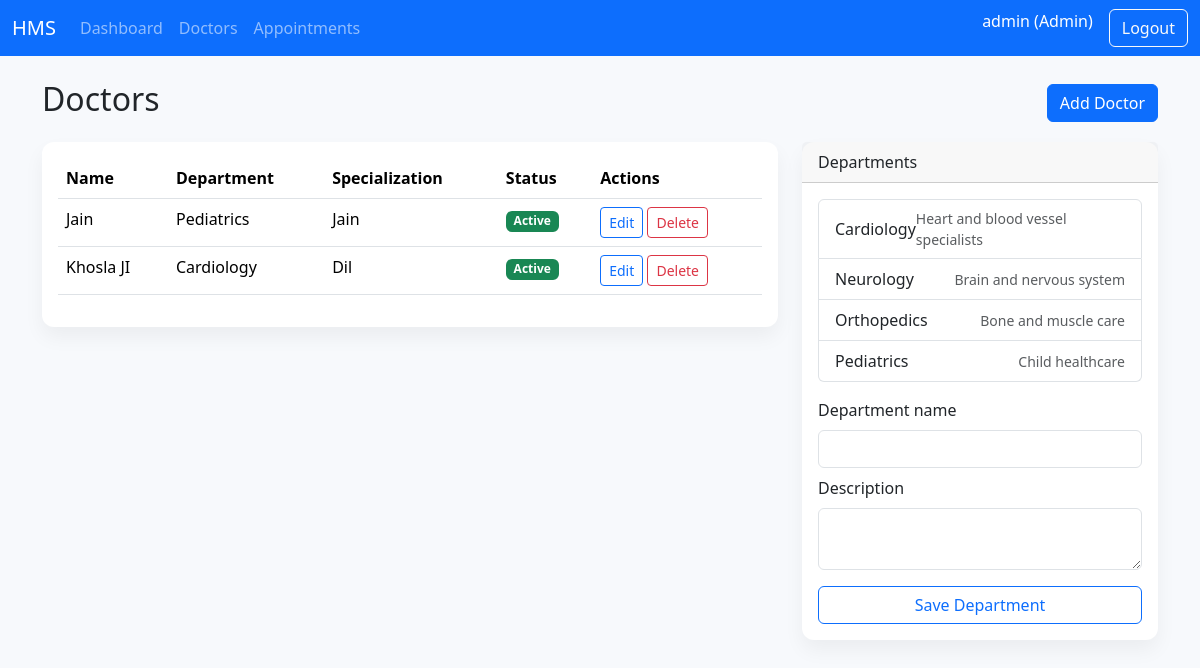
Page /admin/doctors (signed in) on the committed database.
### tables this page shows
CREATE TABLE users (
                id INTEGER PRIMARY KEY AUTOINCREMENT,
                username TEXT UNIQUE NOT NULL,
                email TEXT UNIQUE NOT NULL,
                password_hash TEXT NOT NULL,
                role TEXT NOT NULL CHECK (role IN ('admin','doctor','patient'))
            );

CREATE TABLE doctors (
                id INTEGER PRIMARY KEY AUTOINCREMENT,
                user_id INTEGER UNIQUE NOT NULL,
                full_name TEXT NOT NULL,
                department_id INTEGER,
                specialization TEXT NOT NULL,
                availability TEXT DEFAULT '',
                is_blacklisted INTEGER DEFAULT 0,
                FOREIGN KEY (user_id) REFERENCES users(id),
                FOREIGN KEY (department_id) REFERENCES departments(id)
            );

CREATE TABLE departments (
                id INTEGER PRIMARY KEY AUTOINCREMENT,
                name TEXT UNIQUE NOT NULL,
                description TEXT
            );

### admin_routes.py (the view, shortened to what this page needs)
@admin_bp.route("/doctors", methods=["GET", "POST"])
@login_required
@role_required("admin")
def doctors():
    conn = get_db()
    doctors = conn.execute(
        """
        SELECT d.*, u.email, dept.name AS department_name
        FROM doctors d
        JOIN users u ON d.user_id = u.id
        LEFT JOIN departments dept ON d.department_id = dept.id
        ORDER BY d.full_name
        """
    ).fetchall()
    departments = conn.execute("SELECT * FROM departments ORDER BY name").fetchall()
    return render_template(
        "admin/doctors.html", doctors=doctors, departments=departments
    )

### database.py (called while the page is built)
def get_db():
    if "db" not in g:
        db_path = current_app.config["DATABASE"]
        g.db = sqlite3.connect(db_path)
        g.db.row_factory = sqlite3.Row
    return g.db

### models.py (called while the page is built)
def fetch_user_by_id(user_id):
    conn = get_db()
    user = conn.execute("SELECT * FROM users WHERE id = ?", (user_id,)).fetchone()
    return user

### utils.py (called while the page is built)
def role_required(role):
    def decorator(func):
        @wraps(func)
        def wrapper(*args, **kwargs):
            if not current_user.is_authenticated:
                flash("Please log in to continue.", "warning")
                return redirect(url_for("auth.login"))
            if current_user.role != role:
                flash("Unauthorized access.", "danger")
                return redirect(url_for(f"{current_user.role}.dashboard"))
            return func(*args, **kwargs)
        return wrapper
    return decorator

### templates/admin/doctors.html (shortened to what this page needs)
{% extends "base.html" %}
{% block content %}
<div class="d-flex justify-content-between align-items-center mb-3">
  <h2>Doctors</h2>
  <div>
    <a class="btn btn-primary" href="{{ url_for('admin.add_doctor') }}">Add Doctor</a>
  </div>
</div>
<div class="row g-4">
  <div class="col-lg-8">
    <div class="card">
      <div class="card-body">
        <div class="table-responsive">
          <table class="table table-hover">
            <thead>
              <tr>
                <th>Name</th>
                <th>Department</th>
                <th>Specialization</th>
                <th>Status</th>
                <th>Actions</th>
              </tr>
            </thead>
            <tbody>
              {% for doctor in doctors %}
                <tr>
                  <td>{{ doctor['full_name'] }}</td>
                  <td>{{ doctor['department_name'] or '-' }}</td>
                  <td>{{ doctor['specialization'] }}</td>
                  <td>
                    {% if doctor['is_blacklisted'] %}
                      <span class="badge text-bg-danger">Blacklisted</span>
                    {% else %}
                      <span class="badge text-bg-success">Active</span>
                    {% endif %}
                  </td>
                  <td>
                    <a class="btn btn-sm btn-outline-primary" href="{{ url_for('admin.edit_doctor', doctor_id=doctor['id']) }}">Edit</a>
                    <form method="post" action="{{ url_for('admin.delete_doctor', doctor_id=doctor['id']) }}" class="d-inline">
                      <button class="btn btn-sm btn-outline-danger" onclick="return confirm('Delete doctor?')">Delete</button>
                    </form>
                  </td>
                </tr>
              {% else %}
                <tr>
                  <td colspan="5" class="text-center">No doctors yet.</td>
                </tr>
              {% endfor %}
            </tbody>
          </table>
        </div>
      </div>
    </div>
  </div>
  <div class="col-lg-4">
    <div class="card mb-4">
      <div class="card-header">Departments</div>
      <div class="card-body">
        <ul class="list-group mb-3">
          {% for dept in departments %}
            <li class="list-group-item d-flex justify-content-between align-items-center">
              {{ dept['name'] }}
              <span class="text-muted small">{{ dept['description'] }}</span>
            </li>
          {% else %}
            <li class="list-group-item text-center">No departments.</li>
          {% endfor %}
        </ul>
        <form method="post">
          <div class="mb-2">
            <label class="form-label">Department name</label>
            <input type="text" class="form-control" name="dept_name" required />
          </div>
          <div class="mb-3">
            <label class="form-label">Description</label>
            <textarea class="form-control" name="dept_desc" rows="2"></textarea>
          </div>
          <button class="btn btn-outline-primary w-100">Save Department</button>
        </form>
      </div>
    </div>
  </div>
</div>
{% endblock %}

### templates/base.html (shortened to what this page needs)
<!doctype html>
<html lang="en">
  <head>
    <link
      href="https://cdn.jsdelivr.net/npm/bootstrap@5.3.3/dist/css/bootstrap.min.css"
      rel="stylesheet"
    />
    <link rel="stylesheet" href="{{ url_for('static', filename='css/style.css') }}" />
  </head>
  <body>
    <nav class="navbar navbar-expand-lg navbar-dark bg-primary">
      <div class="container-fluid">
        <a class="navbar-brand" href="/">HMS</a>
        <div class="collapse navbar-collapse" id="navbarNav">
          <ul class="navbar-nav me-auto">
            {% if current_user.is_authenticated %}
              {% if current_user.role == 'admin' %}
                <li class="nav-item">
                  <a class="nav-link" href="{{ url_for('admin.dashboard') }}">Dashboard</a>
                </li>
                <li class="nav-item">
                  <a class="nav-link" href="{{ url_for('admin.doctors') }}">Doctors</a>
                </li>
                <li class="nav-item">
                  <a class="nav-link" href="{{ url_for('admin.appointments') }}">Appointments</a>
                </li>
              {% endif %}
            {% endif %}
          </ul>
          <ul class="navbar-nav">
            {% if current_user.is_authenticated %}
              <li class="nav-item">
                <span class="navbar-text text-white me-3">
                  {{ current_user.username }} ({{ current_user.role|title }})
                </span>
              </li>
              <li class="nav-item">
                <a class="btn btn-outline-light" href="{{ url_for('auth.logout') }}">Logout</a>
              </li>
            {% endif %}
          </ul>
        </div>
      </div>
    </nav>
    <main class="container my-4">
      {% block content %}{% endblock %}
    </main>
  </body>
</html>

### static/css/style.css (style rules this page uses)
body { background-color: #f7f9fc; }
.card { border-radius: 0.75rem; border: none; box-shadow: 0 10px 20px rgba(0, 0, 0, 0.05); }

### rows in the picture
users: username "admin", role "Admin"
doctors: full_name "Jain", name "Pediatrics", specialization "Jain", is_blacklisted "Active"
doctors: full_name "Khosla JI", name "Cardiology", specialization "Dil", is_blacklisted "Active"
departments: name "Cardiology", description "Heart and blood vessel specialists"
departments: name "Neurology", description "Brain and nervous system"
departments: name "Orthopedics", description "Bone and muscle care"
departments: name "Pediatrics", description "Child healthcare"
